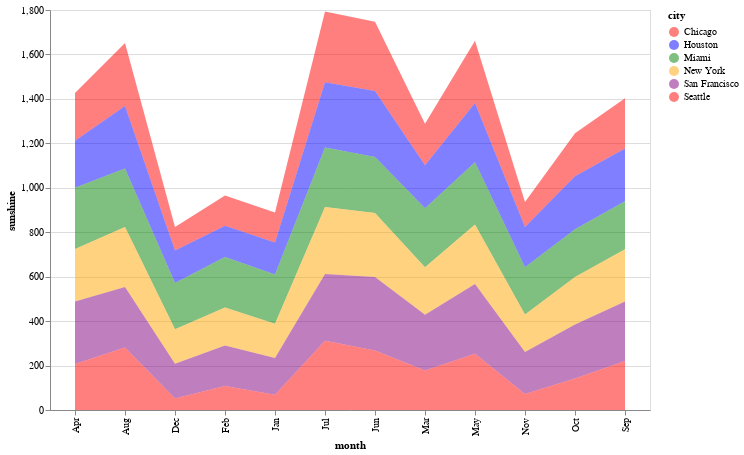

Notebook code cell kept with this figure:
### Code cell
import altair as alt
import pandas as pd

# Define data
df = pd.DataFrame({
    'city': ['Chicago', 'Chicago', 'Chicago', 'Chicago', 'Chicago', 'Chicago', 'Chicago', 'Chicago', 'Chicago', 'Chicago', 'Chicago', 'Chicago', 'Houston', 'Houston', 'Houston', 'Houston', 'Houston', 'Houston', 'Houston', 'Houston', 'Houston', 'Houston', 'Houston', 'Houston', 'Miami', 'Miami', 'Miami', 'Miami', 'Miami', 'Miami', 'Miami', 'Miami', 'Miami', 'Miami', 'Miami', 'Miami', 'New York', 'New York', 'New York', 'New York', 'New York', 'New York', 'New York', 'New York', 'New York', 'New York', 'New York', 'New York', 'San Francisco', 'San Francisco', 'San Francisco', 'San Francisco', 'San Francisco', 'San Francisco', 'San Francisco', 'San Francisco', 'San Francisco', 'San Francisco', 'San Francisco', 'San Francisco'],
    'month': ['Jan', 'Feb', 'Mar', 'Apr', 'May', 'Jun', 'Jul', 'Aug', 'Sep', 'Oct', 'Nov', 'Dec', 'Jan', 'Feb', 'Mar', 'Apr', 'May', 'Jun', 'Jul', 'Aug', 'Sep', 'Oct', 'Nov', 'Dec', 'Jan', 'Feb', 'Mar', 'Apr', 'May', 'Jun', 'Jul', 'Aug', 'Sep', 'Oct', 'Nov', 'Dec', 'Jan', 'Feb', 'Mar', 'Apr', 'May', 'Jun', 'Jul', 'Aug', 'Sep', 'Oct', 'Nov', 'Dec', 'Jan', 'Feb', 'Mar', 'Apr', 'May', 'Jun', 'Jul', 'Aug', 'Sep', 'Oct', 'Nov', 'Dec'],
    'sunshine': [135, 136, 187, 215, 281, 311, 318, 283, 226, 193, 113, 106, 144, 141, 193, 212, 266, 298, 294, 281, 238, 239, 181, 146, 222, 227, 266, 275, 280, 251, 267, 263, 216, 215, 212, 209, 154, 171, 213, 237, 268, 289, 302, 271, 235, 213, 169, 155, 165, 182, 251, 281, 314, 330, 300, 272, 267, 272, 206, 167]
})

# Define colors for each city
color_scale = alt.Scale(
    domain=['Chicago', 'Houston', 'Miami', 'New York', 'San Francisco'],
    range=['#1f77b4', '#ff7f0e', '#2ca02c', '#d62728', '#9467bd']
)

# Define chart
alt.Chart(df).mark_bar().encode(
    x='month:N',
    y='sunshine:Q',
    color=alt.Color('city:N', scale=color_scale),
    column='city:N'
).configure_axis(
    labelFontSize=14,
    titleFontSize=16
).configure_header(
    labelFontSize=16,
    titleFontSize=20
).properties(
    width=700,    
    height=100
)
   
chart

### Figure 1 — Vega-Lite specification as saved in the notebook (floating-point values rounded to 4 significant figures)
{"config": {"view": {"continuousWidth": 300, "continuousHeight": 300}}, "data": {"name": "data-162638687fd33f296a3b88b07ba677ef"}, "mark": {"type": "area", "opacity": 0.5}, "encoding": {"color": {"field": "city", "scale": {"range": ["red", "blue", "green", "orange", "purple"]}, "type": "nominal"}, "x": {"field": "month", "type": "nominal"}, "y": {"field": "sunshine", "type": "quantitative"}}, "height": 400, "width": 600, "$schema": "https://vega.github.io/schema/vega-lite/v5.15.1.json", "datasets": {"data-162638687fd33f296a3b88b07ba677ef": [{"city": "Chicago", "lon": -87.62, "lat": 41.88, "month": "Jan", "monthnum": 0, "sunshine": 135}, {"city": "Chicago", "lon": -87.62, "lat": 41.88, "month": "Feb", "monthnum": 1, "sunshine": 136}, {"city": "Chicago", "lon": -87.62, "lat": 41.88, "month": "Mar", "monthnum": 2, "sunshine": 187}, {"city": "Chicago", "lon": -87.62, "lat": 41.88, "month": "Apr", "monthnum": 3, "sunshine": 215}, {"city": "Chicago", "lon": -87.62, "lat": 41.88, "month": "May", "monthnum": 4, "sunshine": 281}, {"city": "Chicago", "lon": -87.62, "lat": 41.88, "month": "Jun", "monthnum": 5, "sunshine": 311}, {"city": "Chicago", "lon": -87.62, "lat": 41.88, "month": "Jul", "monthnum": 6, "sunshine": 318}, {"city": "Chicago", "lon": -87.62, "lat": 41.88, "month": "Aug", "monthnum": 7, "sunshine": 283}, {"city": "Chicago", "lon": -87.62, "lat": 41.88, "month": "Sep", "monthnum": 8, "sunshine": 226}, {"city": "Chicago", "lon": -87.62, "lat": 41.88, "month": "Oct", "monthnum": 9, "sunshine": 193}, {"city": "Chicago", "lon": -87.62, "lat": 41.88, "month": "Nov", "monthnum": 10, "sunshine": 113}, {"city": "Chicago", "lon": -87.62, "lat": 41.88, "month": "Dec", "monthnum": 11, "sunshine": 106}, {"city": "Houston", "lon": -95.36, "lat": 29.75, "month": "Jan", "monthnum": 0, "sunshine": 144}, {"city": "Houston", "lon": -95.36, "lat": 29.75, "month": "Feb", "monthnum": 1, "sunshine": 141}, {"city": "Houston", "lon": -95.36, "lat": 29.75, "month": "Mar", "monthnum": 2, "sunshine": 193}, {"city": "Houston", "lon": -95.36, "lat": 29.75, "month": "Apr", "monthnum": 3, "sunshine": 212}, {"city": "Houston", "lon": -95.36, "lat": 29.75, "month": "May", "monthnum": 4, "sunshine": 266}, {"city": "Houston", "lon": -95.36, "lat": 29.75, "month": "Jun", "monthnum": 5, "sunshine": 298}, {"city": "Houston", "lon": -95.36, "lat": 29.75, "month": "Jul", "monthnum": 6, "sunshine": 294}, {"city": "Houston", "lon": -95.36, "lat": 29.75, "month": "Aug", "monthnum": 7, "sunshine": 281}, {"city": "Houston", "lon": -95.36, "lat": 29.75, "month": "Sep", "monthnum": 8, "sunshine": 238}, {"city": "Houston", "lon": -95.36, "lat": 29.75, "month": "Oct", "monthnum": 9, "sunshine": 239}, {"city": "Houston", "lon": -95.36, "lat": 29.75, "month": "Nov", "monthnum": 10, "sunshine": 181}, {"city": "Houston", "lon": -95.36, "lat": 29.75, "month": "Dec", "monthnum": 11, "sunshine": 146}, {"city": "Miami", "lon": -80.19, "lat": 25.76, "month": "Jan", "monthnum": 0, "sunshine": 222}, {"city": "Miami", "lon": -80.19, "lat": 25.76, "month": "Feb", "monthnum": 1, "sunshine": 227}, {"city": "Miami", "lon": -80.19, "lat": 25.76, "month": "Mar", "monthnum": 2, "sunshine": 266}, {"city": "Miami", "lon": -80.19, "lat": 25.76, "month": "Apr", "monthnum": 3, "sunshine": 275}, {"city": "Miami", "lon": -80.19, "lat": 25.76, "month": "May", "monthnum": 4, "sunshine": 280}, {"city": "Miami", "lon": -80.19, "lat": 25.76, "month": "Jun", "monthnum": 5, "sunshine": 251}, {"city": "Miami", "lon": -80.19, "lat": 25.76, "month": "Jul", "monthnum": 6, "sunshine": 267}, {"city": "Miami", "lon": -80.19, "lat": 25.76, "month": "Aug", "monthnum": 7, "sunshine": 263}, {"city": "Miami", "lon": -80.19, "lat": 25.76, "month": "Sep", "monthnum": 8, "sunshine": 216}, {"city": "Miami", "lon": -80.19, "lat": 25.76, "month": "Oct", "monthnum": 9, "sunshine": 215}, {"city": "Miami", "lon": -80.19, "lat": 25.76, "month": "Nov", "monthnum": 10, "sunshine": 212}, {"city": "Miami", "lon": -80.19, "lat": 25.76, "month": "Dec", "monthnum": 11, "sunshine": 209}, {"city": "New York", "lon": -73.94, "lat": 40.73, "month": "Jan", "monthnum": 0, "sunshine": 154}, {"city": "New York", "lon": -73.94, "lat": 40.73, "month": "Feb", "monthnum": 1, "sunshine": 171}, {"city": "New York", "lon": -73.94, "lat": 40.73, "month": "Mar", "monthnum": 2, "sunshine": 213}, {"city": "New York", "lon": -73.94, "lat": 40.73, "month": "Apr", "monthnum": 3, "sunshine": 237}, {"city": "New York", "lon": -73.94, "lat": 40.73, "month": "May", "monthnum": 4, "sunshine": 268}, {"city": "New York", "lon": -73.94, "lat": 40.73, "month": "Jun", "monthnum": 5, "sunshine": 289}, {"city": "New York", "lon": -73.94, "lat": 40.73, "month": "Jul", "monthnum": 6, "sunshine": 302}, {"city": "New York", "lon": -73.94, "lat": 40.73, "month": "Aug", "monthnum": 7, "sunshine": 271}, {"city": "New York", "lon": -73.94, "lat": 40.73, "month": "Sep", "monthnum": 8, "sunshine": 235}, {"city": "New York", "lon": -73.94, "lat": 40.73, "month": "Oct", "monthnum": 9, "sunshine": 213}, {"city": "New York", "lon": -73.94, "lat": 40.73, "month": "Nov", "monthnum": 10, "sunshine": 169}, {"city": "New York", "lon": -73.94, "lat": 40.73, "month": "Dec", "monthnum": 11, "sunshine": 155}, {"city": "San Francisco", "lon": -122.4, "lat": 37.73, "month": "Jan", "monthnum": 0, "sunshine": 165}, {"city": "San Francisco", "lon": -122.4, "lat": 37.73, "month": "Feb", "monthnum": 1, "sunshine": 182}, {"city": "San Francisco", "lon": -122.4, "lat": 37.73, "month": "Mar", "monthnum": 2, "sunshine": 251}, {"city": "San Francisco", "lon": -122.4, "lat": 37.73, "month": "Apr", "monthnum": 3, "sunshine": 281}, {"city": "San Francisco", "lon": -122.4, "lat": 37.73, "month": "May", "monthnum": 4, "sunshine": 314}, {"city": "San Francisco", "lon": -122.4, "lat": 37.73, "month": "Jun", "monthnum": 5, "sunshine": 330}, {"city": "San Francisco", "lon": -122.4, "lat": 37.73, "month": "Jul", "monthnum": 6, "sunshine": 300}, {"city": "San Francisco", "lon": -122.4, "lat": 37.73, "month": "Aug", "monthnum": 7, "sunshine": 272}, {"city": "San Francisco", "lon": -122.4, "lat": 37.73, "month": "Sep", "monthnum": 8, "sunshine": 267}, {"city": "San Francisco", "lon": -122.4, "lat": 37.73, "month": "Oct", "monthnum": 9, "sunshine": 243}, {"city": "San Francisco", "lon": -122.4, "lat": 37.73, "month": "Nov", "monthnum": 10, "sunshine": 189}, {"city": "San Francisco", "lon": -122.4, "lat": 37.73, "month": "Dec", "monthnum": 11, "sunshine": 156}, {"city": "Seattle", "lon": -122.3, "lat": 47.61, "month": "Jan", "monthnum": 0, "sunshine": 69}, {"city": "Seattle", "lon": -122.3, "lat": 47.61, "month": "Feb", "monthnum": 1, "sunshine": 108}, {"city": "Seattle", "lon": -122.3, "lat": 47.61, "month": "Mar", "monthnum": 2, "sunshine": 178}, {"city": "Seattle", "lon": -122.3, "lat": 47.61, "month": "Apr", "monthnum": 3, "sunshine": 207}, {"city": "Seattle", "lon": -122.3, "lat": 47.61, "month": "May", "monthnum": 4, "sunshine": 253}, {"city": "Seattle", "lon": -122.3, "lat": 47.61, "month": "Jun", "monthnum": 5, "sunshine": 268}, {"city": "Seattle", "lon": -122.3, "lat": 47.61, "month": "Jul", "monthnum": 6, "sunshine": 312}, {"city": "Seattle", "lon": -122.3, "lat": 47.61, "month": "Aug", "monthnum": 7, "sunshine": 281}, {"city": "Seattle", "lon": -122.3, "lat": 47.61, "month": "Sep", "monthnum": 8, "sunshine": 221}, {"city": "Seattle", "lon": -122.3, "lat": 47.61, "month": "Oct", "monthnum": 9, "sunshine": 142}, {"city": "Seattle", "lon": -122.3, "lat": 47.61, "month": "Nov", "monthnum": 10, "sunshine": 72}, {"city": "Seattle", "lon": -122.3, "lat": 47.61, "month": "Dec", "monthnum": 11, "sunshine": 52}]}}
